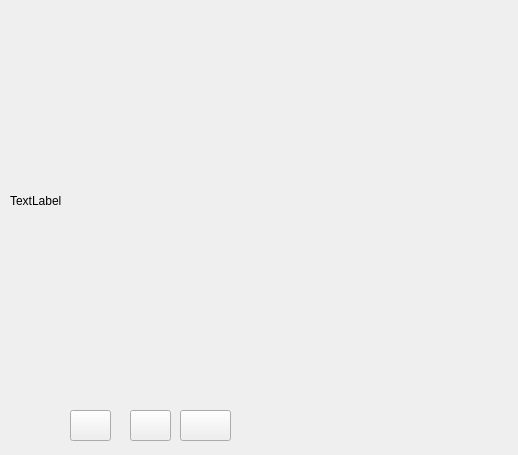
<?xml version="1.0" encoding="UTF-8"?>
<ui version="4.0">
 <class>Widget</class>
 <widget class="QWidget" name="Widget">
  <property name="geometry">
   <rect>
    <x>0</x>
    <y>0</y>
    <width>518</width>
    <height>455</height>
   </rect>
  </property>
  <property name="windowTitle">
   <string>BadApple</string>
  </property>
  <widget class="QLabel" name="Showgif">
   <property name="geometry">
    <rect>
     <x>10</x>
     <y>10</y>
     <width>481</width>
     <height>381</height>
    </rect>
   </property>
   <property name="autoFillBackground">
    <bool>true</bool>
   </property>
   <property name="text">
    <string>TextLabel</string>
   </property>
  </widget>
  <widget class="QPushButton" name="openbtn">
   <property name="geometry">
    <rect>
     <x>70</x>
     <y>410</y>
     <width>41</width>
     <height>31</height>
    </rect>
   </property>
   <property name="text">
    <string/>
   </property>
   <property name="icon">
    <iconset theme="SP_DialogOpenButton">
     <normaloff>.</normaloff>.</iconset>
   </property>
  </widget>
  <widget class="QPushButton" name="bt1">
   <property name="geometry">
    <rect>
     <x>130</x>
     <y>410</y>
     <width>41</width>
     <height>31</height>
    </rect>
   </property>
   <property name="text">
    <string/>
   </property>
  </widget>
  <widget class="QPushButton" name="bt2">
   <property name="geometry">
    <rect>
     <x>180</x>
     <y>410</y>
     <width>51</width>
     <height>31</height>
    </rect>
   </property>
   <property name="text">
    <string/>
   </property>
  </widget>
 </widget>
 <layoutdefault spacing="6" margin="11"/>
 <resources/>
 <connections/>
</ui>
